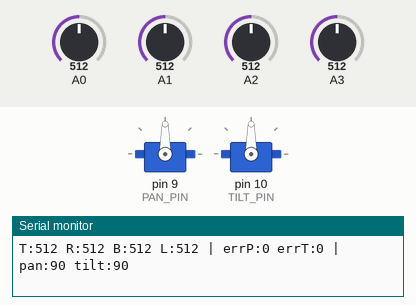
The sketch below on a simulated Arduino Uno, built with avr-gcc and run on an emulated ATmega328P. Shown: 2 × servo, the last lines printed to the serial monitor. The test bench sets the inputs (shaded band); at power-on: A0 = 512, A1 = 512, A2 = 512, A3 = 512.

Above: at 2.0 s.
2.1 s: A0 set to 543
3.6 s: A0 set to 571
At 4.16 s:
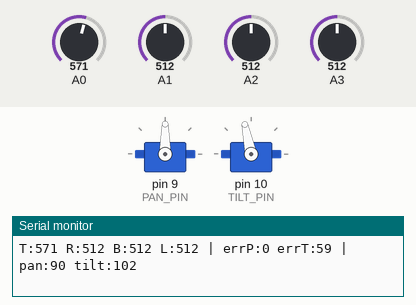
At 4.96 s:
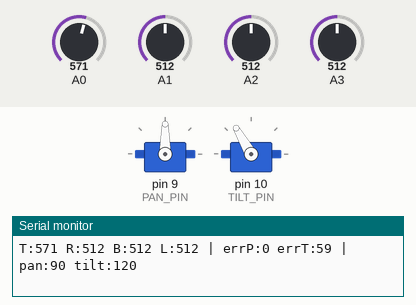
6.6 s: A1 set to 544
8.2 s: A1 set to 559
At 8.38 s:
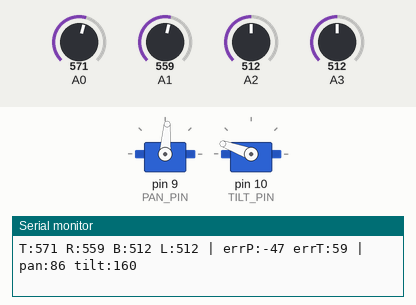
11.2 s: A2 set to 602
14.2 s: A2 set to 620
At 14.39 s:
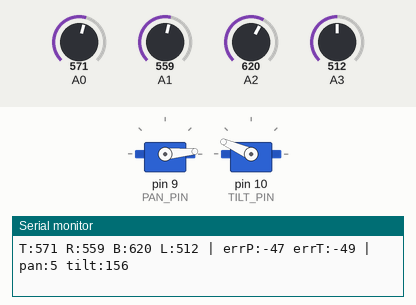
Timing chart, 0 to 20.2 s (numbered marks = the images above; inputs shaded):
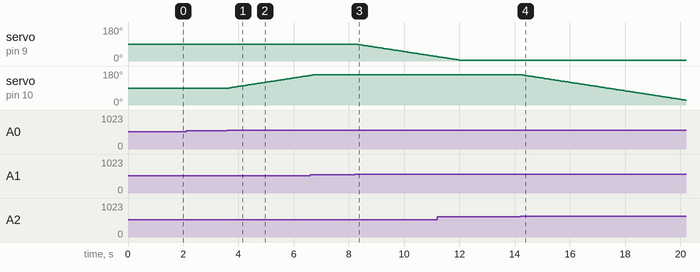

The sketch:

solar_tracker.ino
```cpp
#include <Servo.h>

/* ================== SERVO SETUP ================== */
Servo panServo;    // LEFT-RIGHT (spin)
Servo tiltServo;   // UP-DOWN (tilt)

const int PAN_PIN  = 9;
const int TILT_PIN = 10;

/* ================== LDR PINS ================== */
const int LDR_TOP    = A0;
const int LDR_RIGHT  = A1;
const int LDR_BOTTOM = A2;
const int LDR_LEFT   = A3;

/* ================== START POSITIONS ================== */
int panAngle  = 90;
int tiltAngle = 90;

/* ================== SERVO LIMITS ================== */
// Adjust if your frame blocks movement
const int PAN_MIN  = 5;
const int PAN_MAX  = 175;

const int TILT_MIN = 25;
const int TILT_MAX = 160;

/* ================== TUNING ================== */
// Increase DEAD_BAND if shaking
// Increase STEP if too slow
const int SAMPLE_N  = 8;     // averaging
const int DEAD_BAND = 40;    // try 50-70 if jitter
const int STEP      = 1;     // try 2 if slow
const int LOOP_MS   = 20;

/* ================== FUNCTIONS ================== */
int clampi(int v, int lo, int hi) {
  if (v < lo) return lo;
  if (v > hi) return hi;
  return v;
}

int readAvg(int pin) {
  long sum = 0;
  for (int i = 0; i < SAMPLE_N; i++) {
    sum += analogRead(pin);
    delayMicroseconds(600);
  }
  return (int)(sum / SAMPLE_N);
}

/* ================== SETUP ================== */
void setup() {
  Serial.begin(115200);

  panServo.attach(PAN_PIN);
  tiltServo.attach(TILT_PIN);

  panServo.write(panAngle);
  tiltServo.write(tiltAngle);

  delay(800);
  Serial.println("Sun Tracker Started");
}

/* ================== LOOP ================== */
void loop() {

  int top    = readAvg(LDR_TOP);
  int right  = readAvg(LDR_RIGHT);
  int bottom = readAvg(LDR_BOTTOM);
  int left   = readAvg(LDR_LEFT);

  // Compute errors
  int errPan  = left - right;   // + means sun on LEFT
  int errTilt = top  - bottom;  // + means sun on TOP

  // PAN movement
  if (abs(errPan) > DEAD_BAND) {
    if (errPan > 0)
      panAngle += STEP;
    else
      panAngle -= STEP;
  }

  // TILT movement
  if (abs(errTilt) > DEAD_BAND) {
    if (errTilt > 0)
      tiltAngle += STEP;
    else
      tiltAngle -= STEP;
  }

  // Keep within limits
  panAngle  = clampi(panAngle,  PAN_MIN,  PAN_MAX);
  tiltAngle = clampi(tiltAngle, TILT_MIN, TILT_MAX);

  panServo.write(panAngle);
  tiltServo.write(tiltAngle);

  // Debug monitor
  Serial.print("T:"); Serial.print(top);
  Serial.print(" R:"); Serial.print(right);
  Serial.print(" B:"); Serial.print(bottom);
  Serial.print(" L:"); Serial.print(left);
  Serial.print(" | errP:"); Serial.print(errPan);
  Serial.print(" errT:"); Serial.print(errTilt);
  Serial.print(" | pan:"); Serial.print(panAngle);
  Serial.print(" tilt:"); Serial.println(tiltAngle);

  delay(LOOP_MS);
}
```

Measured:
- the behaviour switches between 552 and 553 on A0 (found by bisection; images 0 and 1)
- the behaviour switches between 552 and 553 on A1 (found by bisection; images 2 and 3)
- the behaviour switches between 611 and 612 on A2 (found by bisection; images 3 and 4)
- after the input at 3.6 s, servo on pin 10 (TILT_PIN): moves from 90° to 157° over 2.9 s, starting after 0.06 s
- after the input at 8.2 s, servo on pin 9 (PAN_PIN): moves from 90° to 23° over 2.9 s, starting at once
- after the input at 14.2 s, servo on pin 10 (TILT_PIN): moves from 160° to 26° over 5.9 s, starting after 0.05 s
